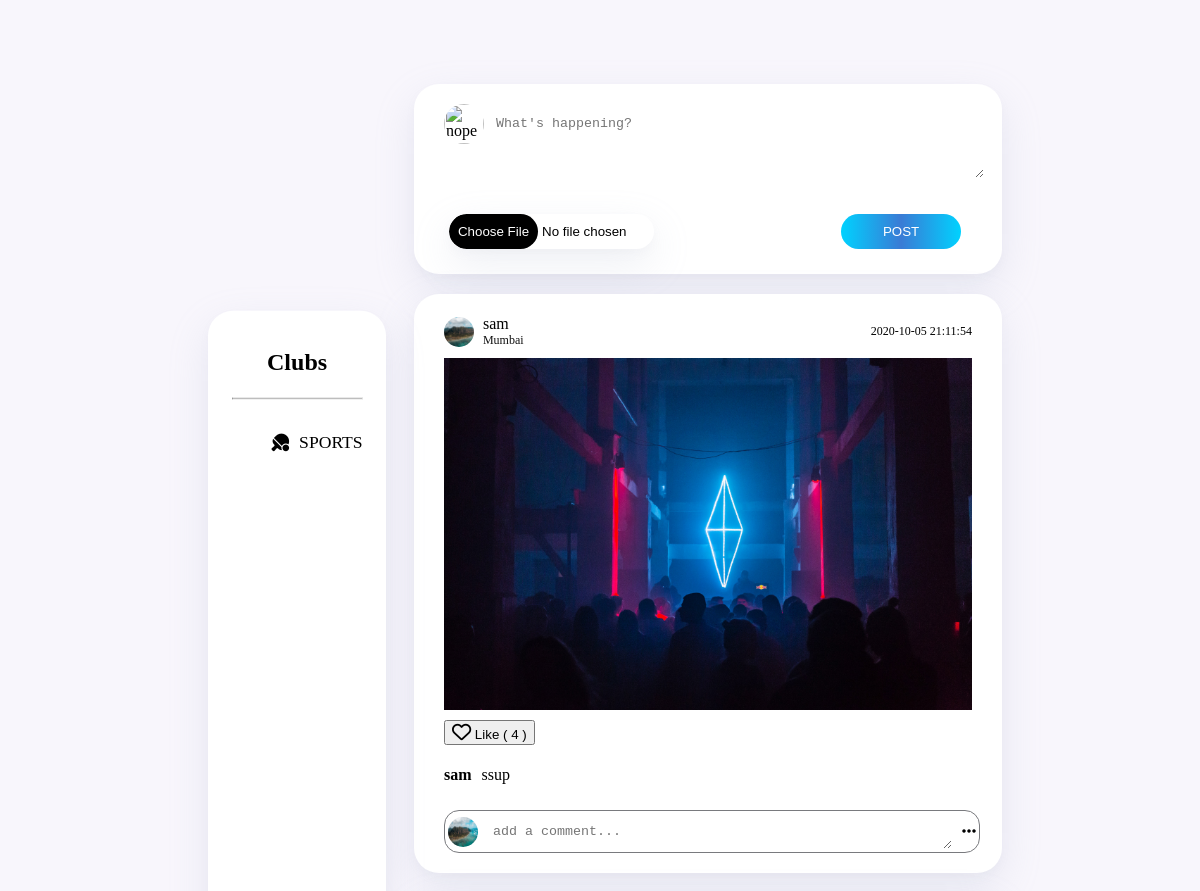
Page /templates/index.php (upper part) on the earlier database version.
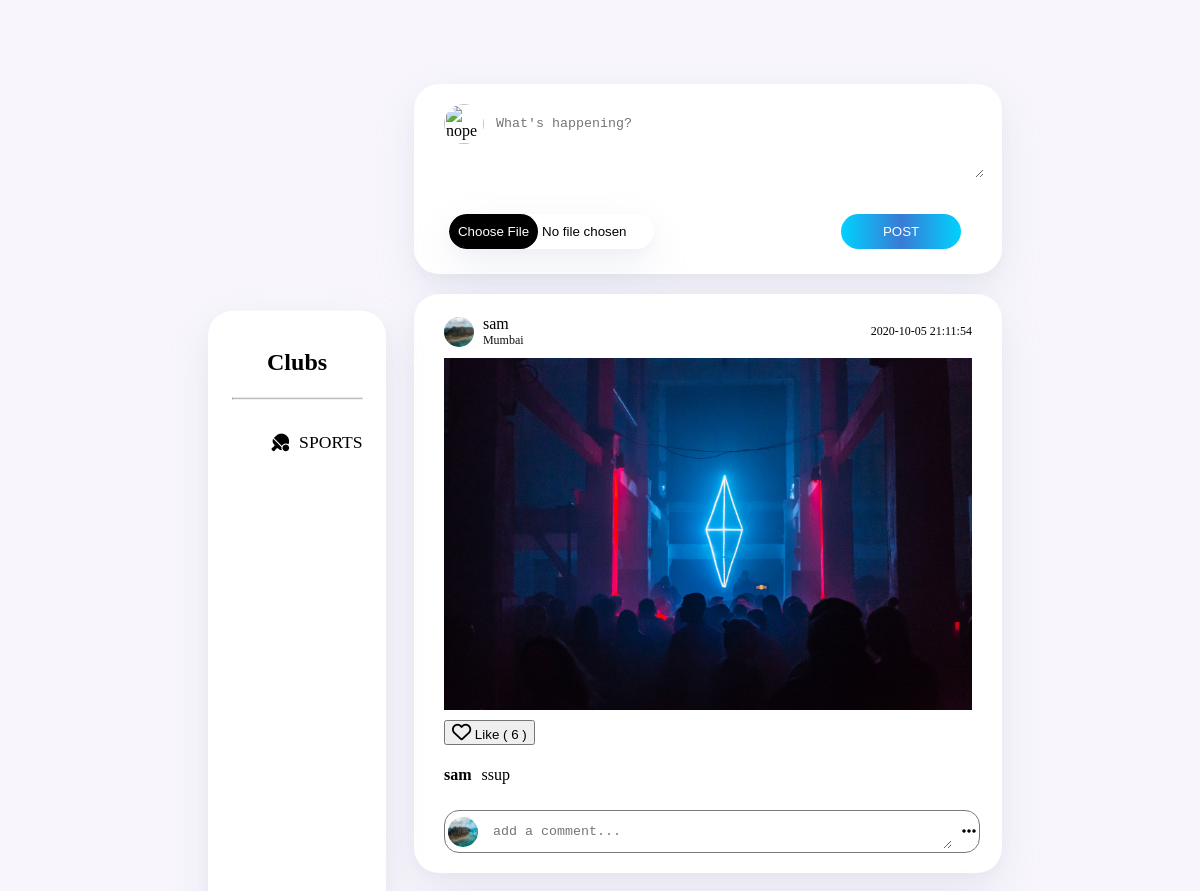
Same page on the later database version.
### tables this page shows
CREATE TABLE `post` (
  `id` int(11) NOT NULL,
  `image` varchar(200) NOT NULL,
  `text` text NOT NULL,
  `time` datetime NOT NULL DEFAULT current_timestamp(),
  `likes` int(11) NOT NULL,
  `username` varchar(200) NOT NULL
);

### templates/index.php (the view, shortened to what this page needs)
<?php
include("connection.php");
?>
<html lang="en">
<head>
    <link rel="stylesheet" href="../static/index2.css">
</head>
<body>
    <section id="index">
        <div class="container">
            <div class="clubs">
                <h2>Clubs</h2>
                <hr>
                <ul>
                    <a href="decision.php">
                        <li><i class="fas fa-table-tennis"></i>SPORTS</li>
                    </a>
                </ul>
            </div>
            <div class="right-part">
                <div class="new-post">
                    <div class="wrapper">
                        <div class="newpost-pic">
                        <?php
                            $sql = mysqli_query($db, "SELECT * FROM user WHERE username='{$_SESSION['username']}'");
                            $row = mysqli_fetch_array($sql);
                            $pfp = $row['pfp'];
                            echo "<img src='$pfp' alt='nope'>";
                        ?>
                        </div>
                        <form action="index.php" method="post" enctype="multipart/form-data">
                            <div class="newpost-text">
                                <textarea id="text" name="text-box" rows="4" cols="62" placeholder="What's happening?"></textarea>
                            </div>
                    </div>
                    <div class="endline">
                         <input type="file" name="image" class="upload-box">
                        <input type="submit" value="POST" class="btn" name="post"> </form>
                    </div>
                </div>
                <?php
                $result = mysqli_query($db, "SELECT * FROM post");
                ?>
                <?php while ($row = mysqli_fetch_array($result)): ?>
                <div class="posts">
                    <section class="card">
                    	<div class="header">
                            <div class="prof-img"><?php  ?>
                             </div>
                             <div class="prof-info">
                                <div class="username"><?php echo $row['username']; ?></div>
                                <div class="location">Mumbai</div>
                            </div>
                            <div class="time"><?php echo $row['time']; ?></div>
                        </div>
                        <div class="post-img">
                            <?php echo "<img src='../post-images/" . $row['image'] . "' class='img'>"; ?>
                        </div>
                        <div class="footer">
                        <div class="likes">
                            <div class="like-icon"><a href="javascript:void(0)" >
      <button class="like-btn" name =" type" onclick="like_update('<?php echo $row['id']?>')"><i class="far fa-heart"></i> Like (<span id="like_loop_<?php echo $row['id']?>"> <?php echo $row['likes']?> </span>)</button>
     </a>
                            </div>
                        </div>
                        <div class="description">
                            <div class="user">
                            	<div class="username"><p><?php echo $row['username']; ?></p></div>
                            	<div class="caption"><p><?php echo  $row['text']; ?></p></div>
                            </div>
                        </div>
                        <div class="post-after">
                            <div class="comment-img"><img src="../static/pfp.jpg" id="comment-img"></div>
                            <div class="comment"><textarea id="text2" rows="1" cols="250" placeholder="add a comment..." class="comment-text"></textarea></div>
                            <div class="options"><i class="fas fa-ellipsis-h" ></i></div>
                        </div>
                    </div>
                    </section>
                </div>
                <?php endwhile; ?>
            </div>
        </div>
    </section>
</body>
</html>

### static/index2.css (style rules this page uses)
body { background-color: #F8F6FC; }
.container { display: flex; padding: 3% 200px; margin-top: 5.8vh; max-height: auto; }
.clubs { padding: 2% 3% 1% 3%; border-radius: 25px; height: 81vh; width: 40vw; text-align: center; line-height: 2rem; position: sticky; top: 13%; background-color: white; box-shadow: 0 5px 10px rgba(154,160,185,.05), 0 15px 40px rgba(166,173,201,.2); }
li { list-style: none; font-size: 1.1rem; padding-top: 10px; display: flex; align-items: center; justify-content: center; }
.clubs a { text-decoration: none; color: black; }
.clubs i { padding-right: 10px; }
.right-part { display: flex; flex-direction: column; padding: 2px 1% 1% 1%; border-radius: 25px; height: auto; width: 75%; margin-left: 20px; }
.right-part .new-post .newpost-pic img { height: 40px; width: 40px; border-radius: 50px; }
.new-post { display: flex; flex-direction: column; padding: 20px 30px; border-radius: 25px; background-color: white; box-shadow: 0 5px 10px rgba(154,160,185,.05), 0 15px 40px rgba(166,173,201,.2); }
.wrapper { display: flex; flex-direction: row; }
.newpost-text { display: flex; align-items: center; width: 500px; }
.newpost-text #text { margin-left: 10px; border: none; padding-top: 12px; outline: none; box-sizing: border-box; width: 100%; }
.posts { display: flex; flex-direction: row; justify-content: space-between; background-color: white; box-shadow: 0 5px 10px rgba(154,160,185,.05), 0 15px 40px rgba(166,173,201,.2); }
.endline { margin: 5px; margin-top: 20px; display: flex; justify-content: space-between; width: 97%; }
.endline .btn { padding: 3px 9px; background-color: none; border: 1px solid #797a7e; cursor: pointer; width: 120px; border-radius: 50px; border-style: none; background-image: linear-gradient(to right, #00d2ff, #3a7bd5, #00d2ff); color: white; transition: transform .2s; }
.posts { border-radius: 25px; margin-top: 20px; padding: 20px 30px; }
.header .prof-img { display: inline-block; background-image: url(../static/pfp.jpg); background-size: cover; height: 30px; width: 30px; border-radius: 50%; position: relative; top: 3px; margin-right: 5px; }
.header .prof-info { display: inline-block; }
.prof-info .location { font-size: 12px; color: #111; }
.header .time { display: inline-flex; float: right; font-size: 12px; top: 10px; position: relative; }
.card .post-img .img { height: auto; width: 100%; padding-top: 10px; }
.posts .footer { display: flex; justify-content: flex-start; align-items: left; flex-direction: column; }
.footer .likes { display: inline-flex; padding-top: 10px; }
.footer .description { padding-top: 5px; padding-bottom: 5px; }
.footer .post-after { display: inline-flex; margin-top: 5px; width: 100%; }
#comment-img { display: inline-block; height: 30px; width: 30px; border-radius: 50%; position: relative; top: 3px; margin-right: 5px; }
.post-after .comment-text { padding: 10px; width: 100%; outline: none; border: none; }
.post-after .options { float: right; }
.comment #text2 { width: 100% }
.user { display: flex; flex-direction: row; }
.username p { font-weight: 600; }
.caption { margin-left: 10px; }
.post-after { padding: 3px 3px; border:1px solid #797a7e; border-radius: 15px; }
.options .fas { padding-top: 9px; padding-left: 10px; }
.like-icon i { font-size: 1.2rem; cursor: pointer; }
.upload-box { background-color: white; width: 40%; border-radius: 50px; box-shadow: 0 5px 10px rgba(154,160,185,.05), 0 15px 40px rgba(166,173,201,.2);; }

Differences in the rows shown:
changed post "sam": likes "4" → "6"
